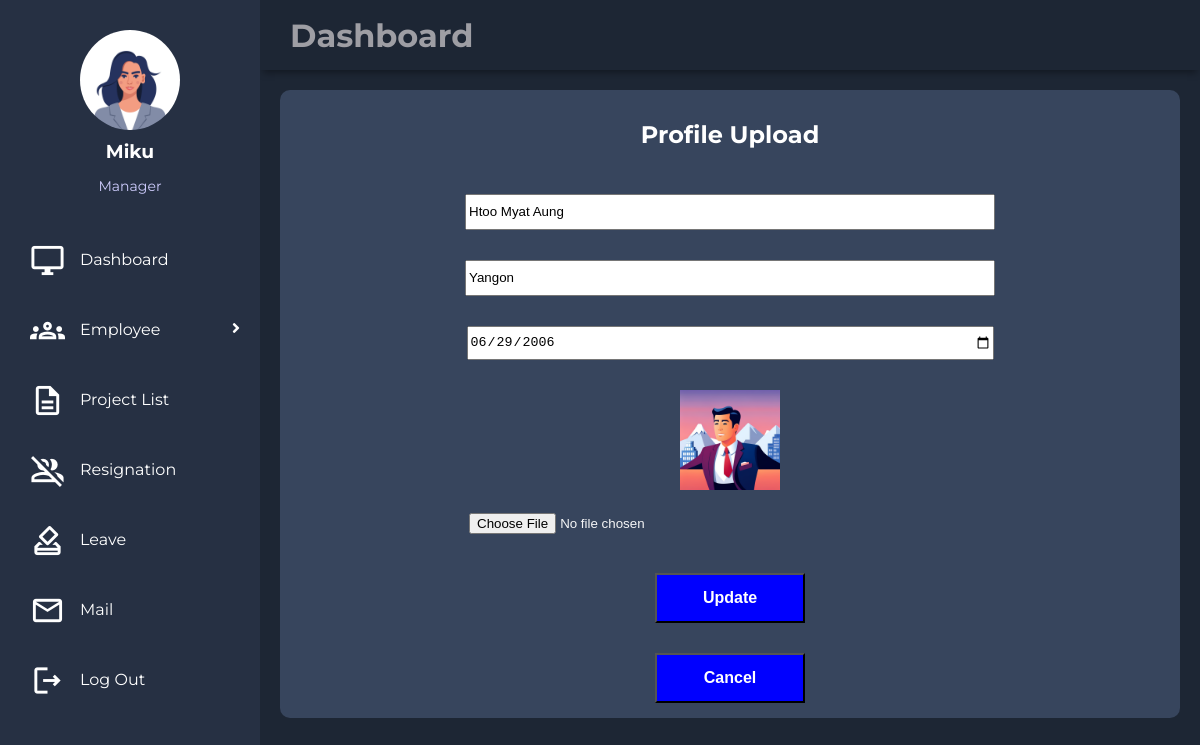
Screenshot of /ems/profile/upload/1/ (signed in) with the database file from the repository.
### EMS_HR/models.py (models this page shows, shortened)
class empdetailModel(models.Model):
    id = models.AutoField(primary_key=True)
    name = models.CharField(max_length=50)
    address = models.TextField()
    birthday = models.DateField()
    image = models.ImageField()
    user = models.OneToOneField(User, on_delete=models.CASCADE)

class empcreateModel(models.Model):
    id = models.AutoField(primary_key=True)
    user = models.OneToOneField(User, on_delete=models.CASCADE)
    phone = models.CharField(max_length=16)
    salary = models.CharField(max_length=50)
    position = models.ForeignKey(positionModel, on_delete=models.CASCADE, default=None)
    gender = models.ForeignKey(genderModel, on_delete=models.CASCADE, default=None)
    image = models.ImageField(default=None, blank=True)
    create_at = models.DateTimeField(default=None)

class positionModel(models.Model):
    name = models.CharField(max_length=50)

### EMS_HR/views.py (the view, shortened to what this page needs)
# urls.py: path('profile/upload/<int:user_id>/', profile_upload),
@permission_required('EMS_HR.change_empdetailmodel', login_url='login')
def profile_upload(request,user_id):
    if request.method == "GET":
        empdetails = empdetailModel.objects.get(user_id = user_id)
        empdetails.birthday = empdetails.birthday.strftime('%Y-%m-%d')
        return render(request, 'profile_upload.html',{'empdetails':empdetails})

### utils/context_processor.py (called while the page is built)
def profile(request):
    try:
        userdetail = empdetailModel.objects.get(user_id = request.user.id)
        return {'userdetail':userdetail}
    except Exception:
        return {'userdetail':None}

def create(request):
    try:
        empdetail = empcreateModel.objects.get(user_id = request.user.id)
        return {'empdetail':empdetail}
    except Exception:
        return {'empdetail':None}

### EMS_HR/templates/profile_upload.html (shortened to what this page needs)
{% extends "base.html" %}
{% block body %}
{% load static %}
<link rel="stylesheet" href="{% static 'css/style2.css' %}">
<main class="main-container">
        <div class="box">
            <form method="POST" enctype="multipart/form-data">
                <div class="title">
                    <h2>Profile Upload</h2>
                </div>
                <div class="input-box">
                    <input type="text" value="{{empdetails.name}}" name="name">
                </div>
                <div class="input-box">
                    <input type="text-area" value="{{empdetails.address}}" name="address">
                </div>
                <div class="input-box">
                    <input type="date" value="{{empdetails.birthday}}" name="birthday">
                </div>
                <div class="input-box">
		            {% if empdetails.image %}
			        <img src={{empdetails.image.url}} style="width:100px;height:100px;"/>
		            {% endif %}<br><br>
                    <input type="file" name="image">
                </div>
                <div class="but">
                    <button type="submit" class="btn">Update</button>
                </div>
            </form>
            <div class="but">
                <a href="/ems/dashboard"><button class="btn">Cancel</button></a>
            </div>
        </div>
</main>
{% endblock %}

### templates/sidebar.html (shortened to what this page needs)
{% load static %}
<!DOCTYPE html>
<html>
    <body>
      <aside id="sidebar">
        {%if userdetail.image %}
		    <div class="profile">
                <a href="/ems/profile/create/"><img src="{{ userdetail.image.url }}"></a>
                <h3>{{ userdetail.name}}</h3>
                <p>{{ empdetail.position.name }}</p>
            </div>
            {% else %}
            <div class="profile">
                <a href="/ems/profile/create"><img src="{% static 'images/profile.jpg' %}"></a>
            </div>
            {% endif %}
        <div class="menu">
            <div class="item"><a href="/ems/dashboard"><span class="material-icons-outlined">desktop_windows</span>Dashboard</a></div>
            {% if empdetail.position.name == "Manager" %}
            <div class="item"><a class="sub-btn"><span class="material-icons-outlined">groups</span>Employee
                <i class="fas fa-angle-right dropdown"></i>
                </a>
            </div>
            {% endif %}
            {% if empdetail.position.name == "Manager" %}
            <div class="item"><a href="/ems/proj/view"><span class="material-icons-outlined">description</span>Project List</a></div>
            {% endif %}
            {% if empdetail.position.name == "Admin" %}
            <div class="item"><a href="/ems/res/view"><span class="material-icons-outlined">group_off</span>Resignation List</a></div>
            <div class="item"><a href="/ems/leave/view"><span class="material-icons-outlined">how_to_vote</span>Leave List</a></div>
            {% elif empdetail.position.name == "Manager" %}
            <div class="item"><a href="/ems/res/create"><span class="material-icons-outlined">group_off</span>Resignation</a></div>
            <div class="item"><a href="/ems/leave/create"><span class="material-icons-outlined">how_to_vote</span>Leave</a></div>
            {% elif empdetail.position.name == "Project Manager" %}
            <div class="item"><a href="/ems/res/create"><span class="material-icons-outlined">group_off</span>Resignation</a></div>
            <div class="item"><a href="/ems/leave/create"><span class="material-icons-outlined">how_to_vote</span>Leave</a></div>
            {% elif empdetail.position.name == "Developer" %}
            <div class="item"><a href="/ems/res/create"><span class="material-icons-outlined">group_off</span>Resignation</a></div>
            <div class="item"><a href="/ems/leave/create"><span class="material-icons-outlined">how_to_vote</span>Leave</a></div>
            {% endif %}
            {% if empdetail.position.name == "Admin" %}
            <div class="item"><a href="/ems/mail"><span class="material-icons-outlined">email</span>Mail</a></div>
            {% elif empdetail.position.name == "Manager" %}
            <div class="item"><a href="/ems/mail"><span class="material-icons-outlined">email</span>Mail</a></div>
            {% elif empdetail.position.name == "Developer" %}
            <div class="item"><a href="/ems/mail"><span class="material-icons-outlined">email</span>Mail</a></div>
            {% elif empdetail.position.name == "Project Manager" %}
            <div class="item"><a href="/ems/mail"><span class="material-icons-outlined">email</span>Mail</a></div>
            {% endif %}
            <div class="item"><a href="/logout"><span class="material-icons-outlined">logout</span>Log Out</a></div>
        </div>
       </aside>
    </body>
</html>

### static/css/style1.css (style rules this page uses)
body { margin: 0; padding: 0; background-color: #1d2634; color: #9e9ea4; font-family: 'Montserrat', sans-serif; }
.material-icons-outlined { vertical-align: middle; line-height: 1px; font-size: 35px; }
.menu { width:100%; }
#sidebar { grid-area: sidebar; height: 100%; background-color: #263043; overflow-y: auto; transition: all 0.5s; -webkit-transition: all 0.5s; }
.main-container { grid-area: main; overflow-y: auto; padding: 20px 20px; color: rgba(255, 255, 255, 0.95); }
#sidebar .menu { width: 100%; margin-top: 30px; }
#sidebar .menu .item { position: relative; cursor: pointer; }
#sidebar .menu .item a { color: #fff; font-size: 16px; text-decoration: none; display: block; padding: 5px 30px; line-height: 60px; }
#sidebar .menu .item i { margin-right: 15px; }
.item span { margin-right:15px; }
#sidebar .menu .item a .dropdown { position: absolute; right: 0; margin: 20px; transition: 0.3s ease; }
.profile { margin-top:30px; margin-bottom:15px; text-align:center; }
.profile img { display:block; width: 100px; height:100px; border-radius: 50%; margin: 0 auto; }
.profile h3 { color: #ffffff; margin:10px 0 5px; }
.profile p { color:rgba(206,204,253); font-size:14px; }

### static/css/style2.css (style rules this page uses)
.box { background-color:#37455d; height:auto; width:100%; border-radius:10px; }
.title { color:#fff; text-align:center; padding:10px; }
.input-box { text-align:center; padding:15px; }
.input-box > input { width:60%; height:30px; }
.but { text-align:center; padding:15px; }
.btn { font-size:medium; font-weight:bold; color:#fff; background-color:blue; cursor:pointer; width:150px; height:50px; }

### rows the page displays
empdetailModel: image (picture), name "Miku"
empcreateModel: position.name "Manager"
empdetailModel: name "Htoo Myat Aung", address "Yangon", birthday "06/29/2006", image (picture)
